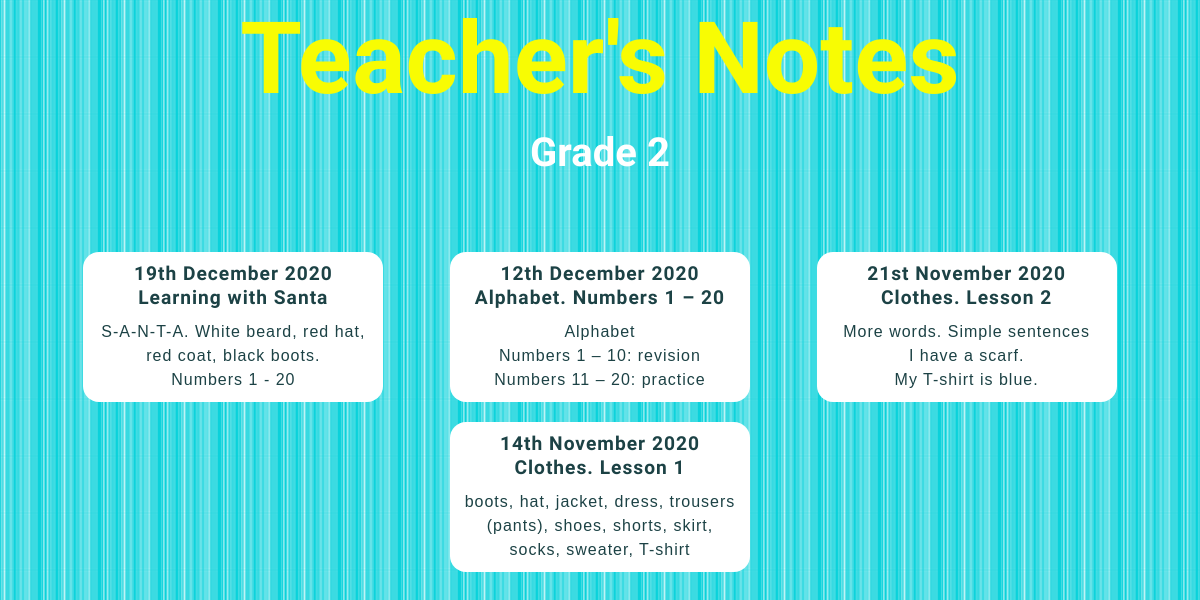
Page /blog/grade2/ on the earlier database version.
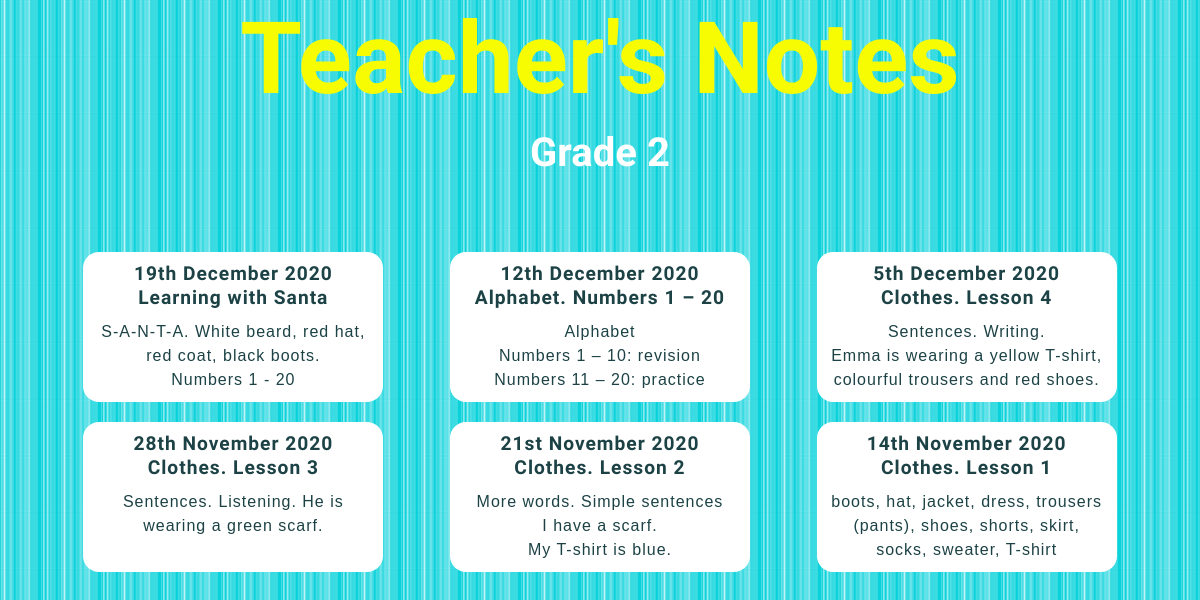
Same page on the later database version.
### blog/models.py (models this page shows, shortened)
class Grade2blogpost(models.Model):
    grade = models.CharField(max_length=10, default='Grade 2')
    date = models.DateField()
    title = models.TextField(max_length=200)
    intro = models.TextField(max_length=400, default='intro')
    description = models.TextField()
    image = models.ImageField(upload_to='blog/images/', default='blog/images/soon.png')
    file = models.FileField(upload_to='blog/downloads/', blank='True')
    credits = models.TextField(blank='True')

### blog/views.py (the view)
# urls.py: path('grade2/', views.view_all_grade2, name='url_all_grade2'),
def view_all_grade2(request):
    blogposts = Grade2blogpost.objects.order_by('-date')
    return render(request, 'blog/onegrade_2.html', {'blogposts': blogposts})

### blog/templates/blog/onegrade_2.html (shortened to what this page needs)
<!DOCTYPE html>
{% load static %}
<html lang="en">
<head>
    <link href="{% static 'blog/all_posts.css' %}" type="text/css" rel="stylesheet"/>
    <link href="{% static 'blog/queries.css' %}" type="text/css" rel="stylesheet"/>
</head>
<body>
<header>
    <h1>Teacher's Notes</h1>
    <h2>Grade 2</h2>
</header>
<section>
    <h3></h3>
    <div class="flex-container">
        {% for blogpost in blogposts %}
            <a class="button" href="{% url 'blog:url_one_grade2' blogpost.id %}">
                <h4>{{ blogpost.date|date:'jS F Y' }}</h4>
                <h4>{{ blogpost.title }}</h4>
                <p>{{ blogpost.intro|safe|truncatewords:20 }}</p></a>
        {% endfor %}
    </div>
</section>
</body>
</html>

### blog/static/blog/all_posts.css (style rules this page uses)
* { margin: 0; padding: 0; box-sizing: border-box; }
body { background-color: #0AD2DB; background-image: url(stripes_26.png); font-family: Arial, Helvetica, sans-serif; font-size: 16px; text-align: center; }
h1, h2, h3, h4, h5 { font-family: 'Dosis', sans-serif; }
h1 { font-size: 100px; color: #F8FC03; }
h2 { font-size: 40px; color: white; padding: 12px; }
h3 { font-size: 32px; color: #00868e; padding: 12px; margin-top: 20px; margin-bottom: 10px; }
h4 { font-size: 120%; }
p { padding-top: 10px; }
a { color: #00868e; }
.button { border-radius: 16px; color: #1c4245; padding: 10px; text-decoration: none; display: inline-block; margin: 10px; line-height: 150%; letter-spacing: 1px; background-color: white; width: 300px; }
.flex-container { margin: auto; min-width: 200px; max-width: 1100px; display: -webkit-box; display: -ms-flexbox; display: flex; -ms-flex-wrap: wrap; flex-wrap: wrap; -ms-flex-pack: distribute; justify-content: space-around; padding-bottom: 5px; }

Differences in the rows shown:
added Grade2blogpost: date "5th December 2020", title "Clothes. Lesson 4", intro "Sentences. Writing. Emma is wearing a yellow T-shirt, colourful trousers and red shoes."
added Grade2blogpost: date "28th November 2020", title "Clothes. Lesson 3", intro "Sentences. Listening. He is wearing a green scarf."
